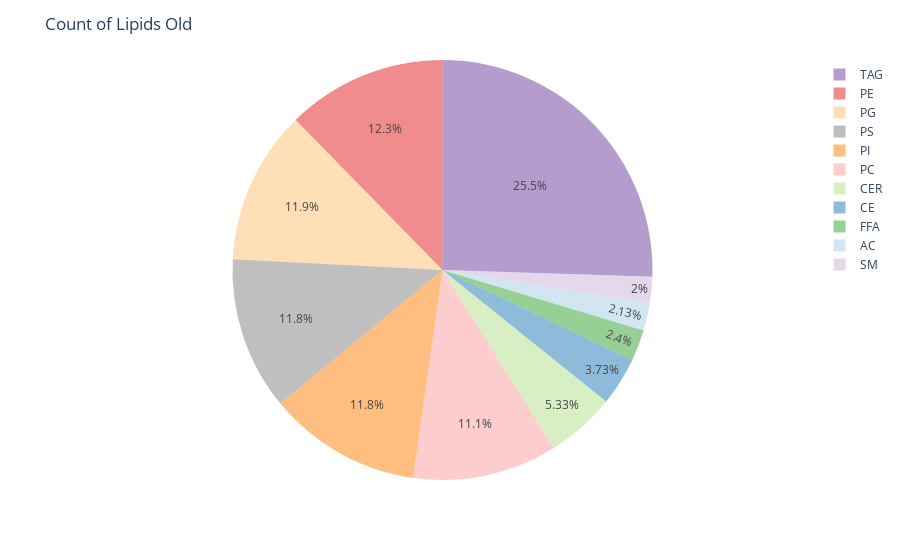

The code cell stored with this chart in its notebook:
### Code cell
class_counts = df_new['type'].value_counts()

# Save the counts to a CSV file
class_counts.to_csv('class_counts_old.csv')

# Convert Series to DataFrame for Plotly
df_class_counts = class_counts.reset_index()
df_class_counts.columns = ['type', 'Count']

# Create a pie chart
fig = px.pie(df_class_counts, values='Count', names='type', color='type', 
             color_discrete_map=lipid_class_colors_alpha)
fig.update_layout(title_text='Count of Lipids Old')
pio.write_html(fig, "Relative_Count of Lipids Old.html")
fig.show()

### Figure 1 — Plotly figure (JSON) as saved in the notebook; plotly's stock layout.template omitted (floating-point values rounded to 4 significant figures)
{"data": [{"customdata": [["TAG"], ["PE"], ["PG"], ["PS"], ["PI"], ["PC"], ["CER"], ["CE"], ["FFA"], ["AC"], ["SM"]], "domain": {"x": [0, 1], "y": [0, 1]}, "hovertemplate": "type=%{customdata[0]}<br>Count=%{value}<extra></extra>", "labels": ["TAG", "PE", "PG", "PS", "PI", "PC", "CER", "CE", "FFA", "AC", "SM"], "legendgroup": "", "marker": {"colors": ["#6a3d9a80", "#e31a1c80", "#fdbf6f80", "#80808080", "#ff7f0080", "#fb9a9980", "#b2df8a80", "#1f78b480", "#33a02c80", "#a6cee380", "#cab2d680"]}, "name": "", "showlegend": true, "type": "pie", "values": [383, 185, 178, 177, 177, 167, 80, 56, 36, 32, 30]}], "layout": {"legend": {"tracegroupgap": 0}, "margin": {"t": 60}, "title": {"text": "Count of Lipids Old"}}}
